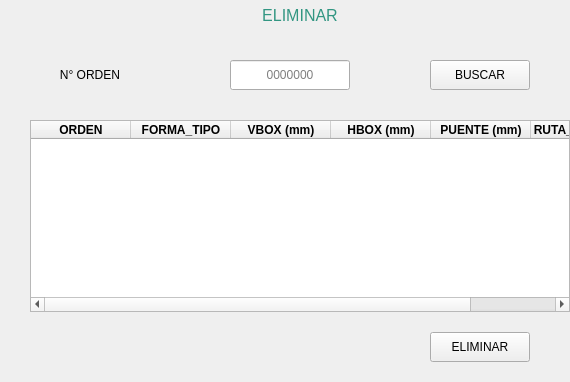
               <widget class="QWidget" name="page_eliminar">
                <layout class="QVBoxLayout" name="verticalLayout_12" stretch="1,1,10">
                 <property name="spacing">
                  <number>0</number>
                 </property>
                 <property name="leftMargin">
                  <number>30</number>
                 </property>
                 <property name="topMargin">
                  <number>0</number>
                 </property>
                 <property name="rightMargin">
                  <number>0</number>
                 </property>
                 <property name="bottomMargin">
                  <number>20</number>
                 </property>
                 <item>
                  <layout class="QHBoxLayout" name="horizontalLayout_23">
                   <item>
                    <spacer name="horizontalSpacer_31">
                     <property name="orientation">
                      <enum>Qt::Horizontal</enum>
                     </property>
                     <property name="sizeHint" stdset="0">
                      <size>
                       <width>40</width>
                       <height>20</height>
                      </size>
                     </property>
                    </spacer>
                   </item>
                   <item>
                    <widget class="QLabel" name="label_9">
                     <property name="styleSheet">
                      <string notr="true">color: rgb(50, 150, 130,100%);
font-size: 12pt;</string>
                     </property>
                     <property name="text">
                      <string>ELIMINAR</string>
                     </property>
                     <property name="alignment">
                      <set>Qt::AlignCenter</set>
                     </property>
                    </widget>
                   </item>
                   <item>
                    <spacer name="horizontalSpacer_32">
                     <property name="orientation">
                      <enum>Qt::Horizontal</enum>
                     </property>
                     <property name="sizeHint" stdset="0">
                      <size>
                       <width>40</width>
                       <height>20</height>
                      </size>
                     </property>
                    </spacer>
                   </item>
                  </layout>
                 </item>
                 <item>
                  <spacer name="verticalSpacer_13">
                   <property name="orientation">
                    <enum>Qt::Vertical</enum>
                   </property>
                   <property name="sizeHint" stdset="0">
                    <size>
                     <width>20</width>
                     <height>40</height>
                    </size>
                   </property>
                  </spacer>
                 </item>
                 <item>
                  <layout class="QVBoxLayout" name="verticalLayout_5">
                   <item>
                    <layout class="QHBoxLayout" name="horizontalLayout_21">
                     <property name="spacing">
                      <number>0</number>
                     </property>
                     <item>
                      <layout class="QHBoxLayout" name="horizontalLayout_12" stretch="2,2,3,1,2">
                       <item>
                        <widget class="QLabel" name="label_10">
                         <property name="sizePolicy">
                          <sizepolicy hsizetype="Fixed" vsizetype="Fixed">
                           <horstretch>0</horstretch>
                           <verstretch>0</verstretch>
                          </sizepolicy>
                         </property>
                         <property name="minimumSize">
                          <size>
                           <width>120</width>
                           <height>0</height>
                          </size>
                         </property>
                         <property name="maximumSize">
                          <size>
                           <width>120</width>
                           <height>16777215</height>
                          </size>
                         </property>
                         <property name="text">
                          <string>N° ORDEN</string>
                         </property>
                         <property name="alignment">
                          <set>Qt::AlignCenter</set>
                         </property>
                        </widget>
                       </item>
                       <item>
                        <spacer name="horizontalSpacer_11">
                         <property name="orientation">
                          <enum>Qt::Horizontal</enum>
                         </property>
                         <property name="sizeType">
                          <enum>QSizePolicy::Fixed</enum>
                         </property>
                         <property name="sizeHint" stdset="0">
                          <size>
                           <width>80</width>
                           <height>20</height>
                          </size>
                         </property>
                        </spacer>
                       </item>
                       <item>
                        <widget class="QLineEdit" name="linea_orden_eliminar">
                         <property name="sizePolicy">
                          <sizepolicy hsizetype="Fixed" vsizetype="Fixed">
                           <horstretch>0</horstretch>
                           <verstretch>0</verstretch>
                          </sizepolicy>
                         </property>
                         <property name="minimumSize">
                          <size>
                           <width>120</width>
                           <height>30</height>
                          </size>
                         </property>
                         <property name="maximumSize">
                          <size>
                           <width>120</width>
                           <height>30</height>
                          </size>
                         </property>
                         <property name="inputMask">
                          <string notr="true"/>
                         </property>
                         <property name="maxLength">
                          <number>7</number>
                         </property>
                         <property name="cursorPosition">
                          <number>0</number>
                         </property>
                         <property name="alignment">
                          <set>Qt::AlignCenter</set>
                         </property>
                         <property name="dragEnabled">
                          <bool>true</bool>
                         </property>
                         <property name="readOnly">
                          <bool>false</bool>
                         </property>
                         <property name="placeholderText">
                          <string>0000000</string>
                         </property>
                         <property name="clearButtonEnabled">
                          <bool>true</bool>
                         </property>
                        </widget>
                       </item>
                       <item>
                        <spacer name="horizontalSpacer_10">
                         <property name="orientation">
                          <enum>Qt::Horizontal</enum>
                         </property>
                         <property name="sizeType">
                          <enum>QSizePolicy::Fixed</enum>
                         </property>
                         <property name="sizeHint" stdset="0">
                          <size>
                           <width>80</width>
                           <height>20</height>
                          </size>
                         </property>
                        </spacer>
                       </item>
                       <item>
                        <widget class="QPushButton" name="btn_buscar_eliminar">
                         <property name="minimumSize">
                          <size>
                           <width>100</width>
                           <height>30</height>
                          </size>
                         </property>
                         <property name="maximumSize">
                          <size>
                           <width>100</width>
                           <height>30</height>
                          </size>
                         </property>
                         <property name="text">
                          <string>BUSCAR</string>
                         </property>
                         <property name="icon">
                          <iconset>
                           <normaloff>Icons/lupa.png</normaloff>Icons/lupa.png</iconset>
                         </property>
                         <property name="iconSize">
                          <size>
                           <width>20</width>
                           <height>20</height>
                          </size>
                         </property>
                        </widget>
                       </item>
                      </layout>
                     </item>
                     <item>
                      <spacer name="horizontalSpacer_29">
                       <property name="orientation">
                        <enum>Qt::Horizontal</enum>
                       </property>
                       <property name="sizeHint" stdset="0">
                        <size>
                         <width>40</width>
                         <height>20</height>
                        </size>
                       </property>
                      </spacer>
                     </item>
                    </layout>
                   </item>
                   <item>
                    <spacer name="verticalSpacer_12">
                     <property name="orientation">
                      <enum>Qt::Vertical</enum>
                     </property>
                     <property name="sizeType">
                      <enum>QSizePolicy::Fixed</enum>
                     </property>
                     <property name="sizeHint" stdset="0">
                      <size>
                       <width>20</width>
                       <height>30</height>
                      </size>
                     </property>
                    </spacer>
                   </item>
                   <item>
                    <widget class="QTableWidget" name="tabla_borrar">
                     <column>
                      <property name="text">
                       <string>ORDEN</string>
                      </property>
                      <property name="font">
                       <font>
                        <weight>75</weight>
                        <bold>true</bold>
                       </font>
                      </property>
                      <property name="textAlignment">
                       <set>AlignCenter</set>
                      </property>
                     </column>
                     <column>
                      <property name="text">
                       <string>FORMA_TIPO</string>
                      </property>
                      <property name="font">
                       <font>
                        <weight>75</weight>
                        <bold>true</bold>
                       </font>
                      </property>
                      <property name="textAlignment">
                       <set>AlignCenter</set>
                      </property>
                     </column>
                     <column>
                      <property name="text">
                       <string>VBOX (mm)</string>
                      </property>
                      <property name="font">
                       <font>
                        <weight>75</weight>
                        <bold>true</bold>
                       </font>
                      </property>
                      <property name="textAlignment">
                       <set>AlignCenter</set>
                      </property>
                     </column>
                     <column>
                      <property name="text">
                       <string>HBOX (mm)</string>
                      </property>
                      <property name="font">
                       <font>
                        <weight>75</weight>
                        <bold>true</bold>
                       </font>
                      </property>
                      <property name="textAlignment">
                       <set>AlignCenter</set>
                      </property>
                     </column>
                     <column>
                      <property name="text">
                       <string>PUENTE (mm)</string>
                      </property>
                      <property name="font">
                       <font>
                        <weight>75</weight>
                        <bold>true</bold>
                       </font>
                      </property>
                      <property name="textAlignment">
                       <set>AlignCenter</set>
                      </property>
                     </column>
                     <column>
                      <property name="text">
                       <string>RUTA_ARCHIVO</string>
                      </property>
                      <property name="font">
                       <font>
                        <weight>75</weight>
                        <bold>true</bold>
                       </font>
                      </property>
                      <property name="textAlignment">
                       <set>AlignCenter</set>
                      </property>
                     </column>
                    </widget>
                   </item>
                   <item>
                    <spacer name="verticalSpacer_4">
                     <property name="orientation">
                      <enum>Qt::Vertical</enum>
                     </property>
                     <property name="sizeType">
                      <enum>QSizePolicy::Fixed</enum>
                     </property>
                     <property name="sizeHint" stdset="0">
                      <size>
                       <width>20</width>
                       <height>20</height>
                      </size>
                     </property>
                    </spacer>
                   </item>
                   <item>
                    <layout class="QHBoxLayout" name="horizontalLayout_22">
                     <property name="spacing">
                      <number>0</number>
                     </property>
                     <item>
                      <layout class="QHBoxLayout" name="horizontalLayout_11" stretch="2,2,1">
                       <property name="spacing">
                        <number>0</number>
                       </property>
                       <item>
                        <widget class="QLabel" name="signal_eliminar">
                         <property name="sizePolicy">
                          <sizepolicy hsizetype="Fixed" vsizetype="Fixed">
                           <horstretch>0</horstretch>
                           <verstretch>0</verstretch>
                          </sizepolicy>
                         </property>
                         <property name="minimumSize">
                          <size>
                           <width>250</width>
                           <height>0</height>
                          </size>
                         </property>
                         <property name="maximumSize">
                          <size>
                           <width>250</width>
                           <height>16777215</height>
                          </size>
                         </property>
                         <property name="styleSheet">
                          <string notr="true">color:rgb(0,128,120,90%);</string>
                         </property>
                         <property name="text">
                          <string/>
                         </property>
                         <property name="alignment">
                          <set>Qt::AlignCenter</set>
                         </property>
                        </widget>
                       </item>
                       <item>
                        <spacer name="horizontalSpacer_12">
                         <property name="orientation">
                          <enum>Qt::Horizontal</enum>
                         </property>
                         <property name="sizeType">
                          <enum>QSizePolicy::Fixed</enum>
                         </property>
                         <property name="sizeHint" stdset="0">
                          <size>
                           <width>150</width>
                           <height>20</height>
                          </size>
                         </property>
                        </spacer>
                       </item>
                       <item>
                        <widget class="QPushButton" name="btn_borrar">
                         <property name="minimumSize">
                          <size>
                           <width>100</width>
                           <height>30</height>
                          </size>
                         </property>
                         <property name="maximumSize">
                          <size>
                           <width>100</width>
                           <height>30</height>
                          </size>
                         </property>
                         <property name="text">
                          <string>ELIMINAR</string>
                         </property>
                         <property name="icon">
                          <iconset>
                           <normaloff>Icons/eliminar.png</normaloff>Icons/eliminar.png</iconset>
                         </property>
                         <property name="iconSize">
                          <size>
                           <width>20</width>
                           <height>20</height>
                          </size>
                         </property>
                        </widget>
                       </item>
                      </layout>
                     </item>
                     <item>
                      <spacer name="horizontalSpacer_30">
                       <property name="orientation">
                        <enum>Qt::Horizontal</enum>
                       </property>
                       <property name="sizeHint" stdset="0">
                        <size>
                         <width>40</width>
                         <height>20</height>
                        </size>
                       </property>
                      </spacer>
                     </item>
                    </layout>
                   </item>
                  </layout>
                 </item>
                </layout>
               </widget>
